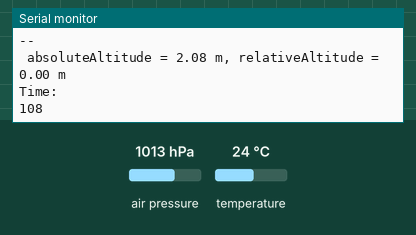
The program below on a simulated Teensy 3. Parts: the last lines printed to the serial monitor. The inputs (shaded band) are chosen by the test bench; at power-on: air pressure 1013 hPa, temperature 24 °C.

Above: at 1.2 s.
1.3 s: air pressure set to 952 hPa
At 2.6 s:
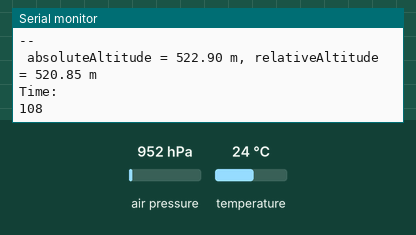
2.8 s: air pressure set to 975 hPa
At 3.8 s:
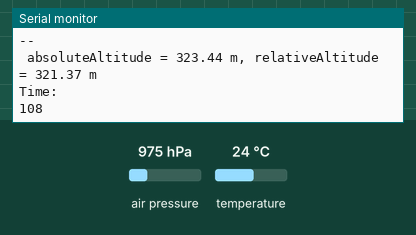
Timing chart, 0 to 5.8 s (numbered marks = the images above; inputs shaded):
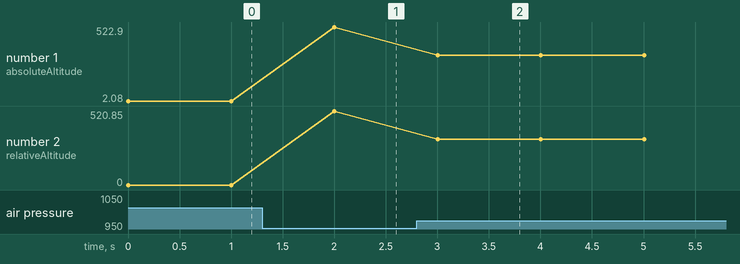

The program:

main.cpp
```cpp
#include <Wire.h>
#include <MS5611.h>

MS5611 ms5611;

 // raw values
  uint32_t rawTemp ;
  uint32_t rawPressure ;

  // true temperature & Pressure
  double realTemperature ;
  long realPressure ;

  //  altitude
  float absoluteAltitude ;
  float relativeAltitude ;


double referencePressure;

void setup()
{
  Serial.begin(9600);

  // Initialize MS5611 sensor
  Serial.println("Initialize MS5611 Sensor");

  while(!ms5611.begin())
  {
    Serial.println("Could not find a valid MS5611 sensor, check wiring!");
    delay(500);
  }

  // Get reference pressure for relative altitude
  referencePressure = ms5611.readPressure();

  // Check settings
  Serial.print("Oversampling: ");
  Serial.println(ms5611.getOversampling());
}


void loop()
{
  // Read raw values
 rawTemp = ms5611.readRawTemperature();
 rawPressure = ms5611.readRawPressure();

  // Read true temperature & Pressure
 realTemperature = ms5611.readTemperature();
 realPressure = ms5611.readPressure();

  // Calculate altitude
  int s = micros();
 absoluteAltitude = ms5611.getAltitude(realPressure);
  int s1 = micros();
 relativeAltitude = ms5611.getAltitude(realPressure, referencePressure);

  Serial.println("--");
 /*
  Serial.print(" rawTemp = ");
  Serial.print(rawTemp);
  Serial.print(", realTemp = ");
  Serial.print(realTemperature);
  Serial.println(" *C");

  Serial.print(" rawPressure = ");
  Serial.print(rawPressure);
  Serial.print(", realPressure = ");
  Serial.print(realPressure);
  Serial.println(" Pa");
 */

  Serial.print(" absoluteAltitude = ");
  Serial.print(absoluteAltitude);
  Serial.print(" m, relativeAltitude = ");
  Serial.print(relativeAltitude);
  Serial.println(" m");
 Serial.println("Time: ");
 Serial.println(s1-s);
  delay(1000);
}
 
```

Measured:
- after the input at 1.3 s, the serial monitor: prints a new line after 0.70 s (image 1)
- after the input at 2.8 s, the serial monitor: prints a new line after 0.20 s (image 2)
- plotted number 1: 2.08 → 522.9 after the input at 1.3 s, 522.9 → 323.44 after the input at 2.8 s
- plotted number 2: 0 → 520.85 after the input at 1.3 s, 520.85 → 321.37 after the input at 2.8 s
